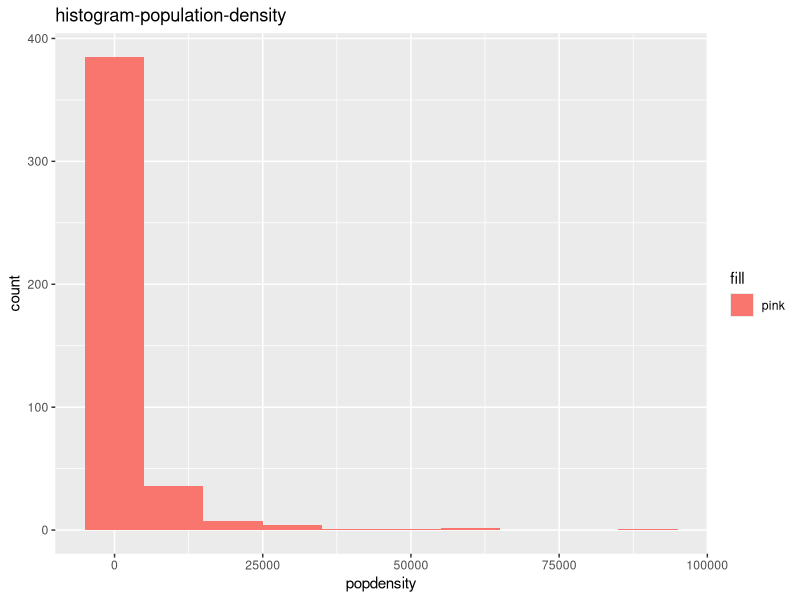
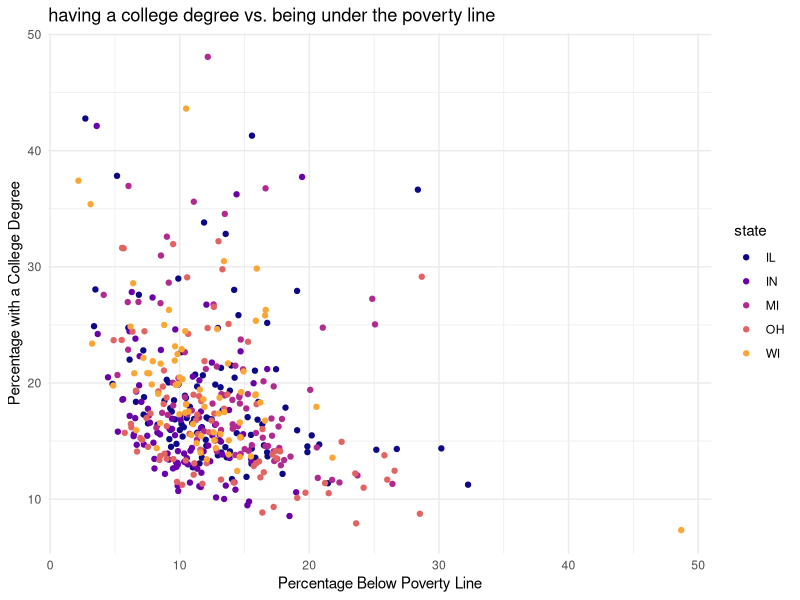
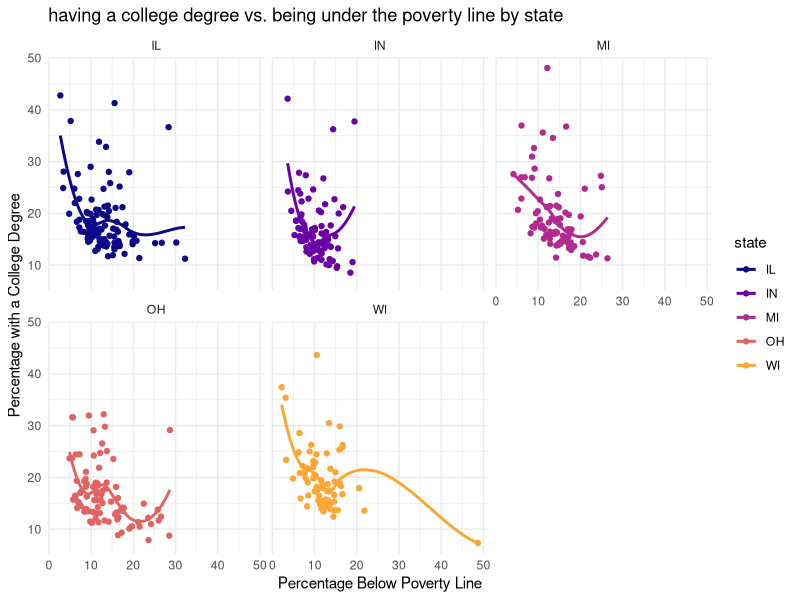
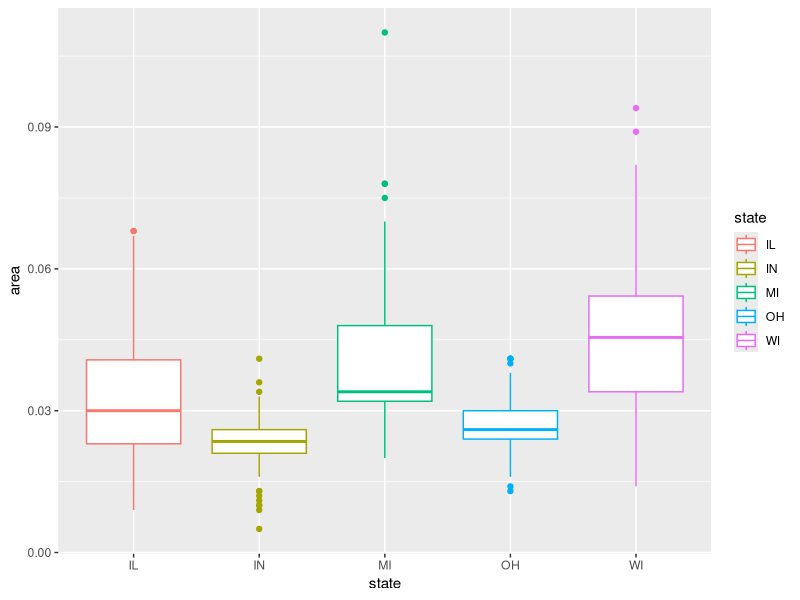
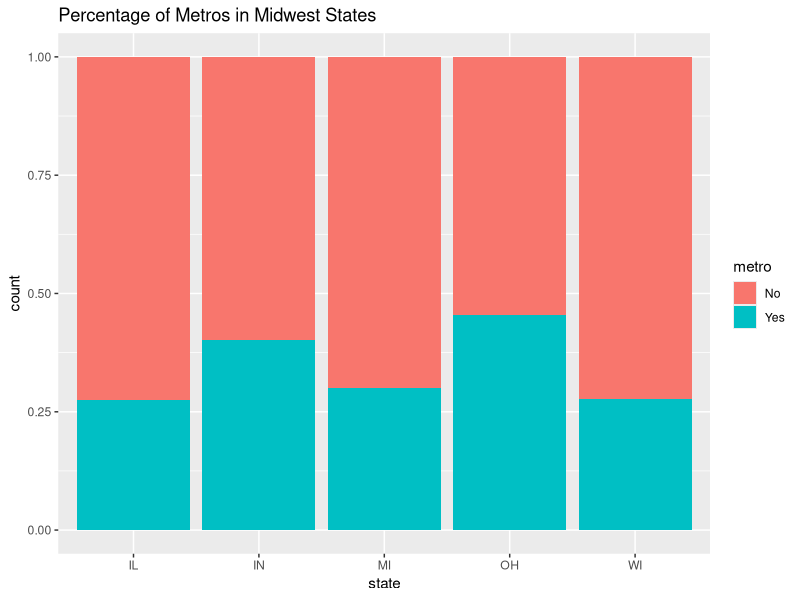
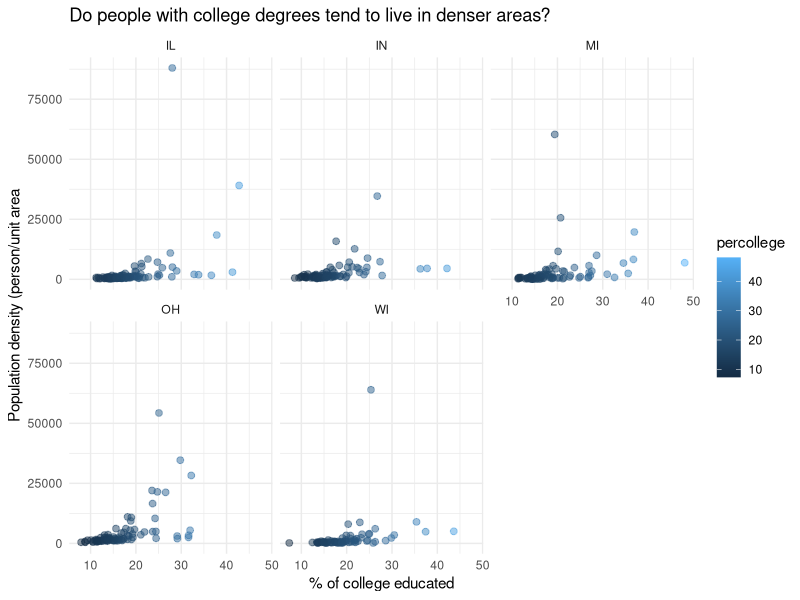

These figures' R source, in order:
## ---- chunk 1
#| label: load-packages
#| message: false

library(tidyverse)
library(viridis)
## ---- chunk 2
glimpse(midwest)
view(midwest)
## ---- chunk 3
#this creates a histogram for population density 
ggplot(data = midwest, aes(x = popdensity, fill = "pink")) +
  geom_histogram(binwidth = 10000) +
 labs(title = "histogram-population-density") 
## ---- chunk 4
ggplot(data = midwest, aes(y = percollege, x = percbelowpoverty, color = state))+
  geom_point()+
  labs(title = "having a college degree vs. being under the poverty line", x = "Percentage Below Poverty Line", y = "Percentage with a College Degree") +
  scale_color_viridis_d(option = "C", end = 0.8) +
  theme_minimal() 
## ---- chunk 5
ggplot(data = midwest, aes(y = percollege, x = percbelowpoverty, color = state))+
  geom_point()+
  labs(title = "having a college degree vs. being under the poverty line by state", x = "Percentage Below Poverty Line", y = "Percentage with a College Degree") +
  facet_wrap(~state)+
  scale_color_viridis_d(option = "C", end = 0.8) +
  theme_minimal() +
  geom_smooth(se = FALSE)

## ---- chunk 6
ggplot(midwest, 
       aes(x = state, y = area, color = state)) +
  geom_boxplot() +
  labs("Size of Counties by States in the Midwest")
  
## ---- chunk 7
midwest <- midwest |>
  mutate(metro = if_else(inmetro == 1, "Yes", "No"))
## ---- chunk 8
ggplot(midwest, aes(x=state, fill = metro))+
  geom_bar(position="fill")+
  labs(title = "Percentage of Metros in Midwest States")
## ---- chunk 9
ggplot(data = midwest,
       aes(x= percollege , y=popdensity, color = percollege)) +
  geom_point(show.legend = TRUE, size = 2, alpha = 0.5) +
  labs(title = "Do people with college degrees tend to live in denser areas?", x = "% of college educated", y = "Population density (person/unit area", fill = "% below \n poverty line")+
    facet_wrap(~state) +
  theme_minimal()
  
